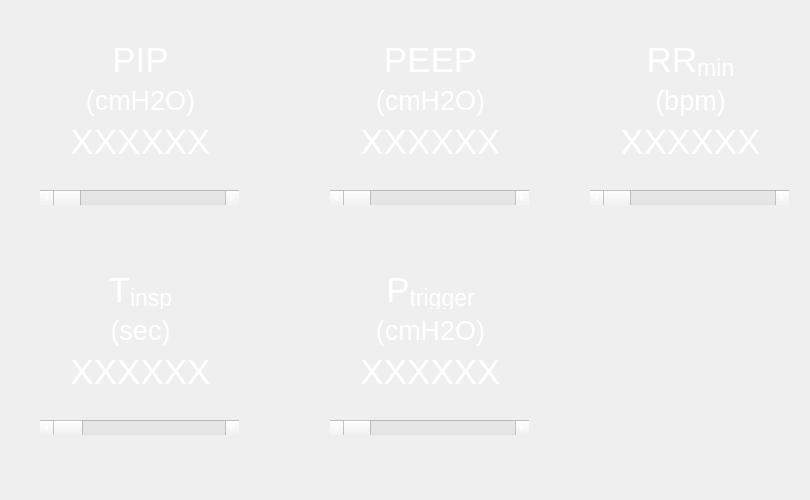
<?xml version="1.0" encoding="UTF-8"?>
<ui version="4.0">
 <class>Form</class>
 <widget class="QWidget" name="Form">
  <property name="geometry">
   <rect>
    <x>0</x>
    <y>0</y>
    <width>810</width>
    <height>500</height>
   </rect>
  </property>
  <property name="windowTitle">
   <string>Form</string>
  </property>
  <widget class="QWidget" name="layoutWidget">
   <property name="geometry">
    <rect>
     <x>590</x>
     <y>40</y>
     <width>201</width>
     <height>121</height>
    </rect>
   </property>
   <property name="styleSheet">
    <string notr="true">color: rgb(255, 255, 255);</string>
   </property>
   <layout class="QVBoxLayout" name="verticalLayout_10">
    <item>
     <widget class="QLabel" name="RR_label_set">
      <property name="font">
       <font>
        <family>Arial</family>
        <pointsize>26</pointsize>
       </font>
      </property>
      <property name="styleSheet">
       <string notr="true">color: rgb(255, 255, 255);</string>
      </property>
      <property name="text">
       <string>&lt;html&gt;&lt;head/&gt;&lt;body&gt;&lt;p&gt;RR&lt;span style=&quot; vertical-align:sub;&quot;&gt;min&lt;/span&gt;&lt;/p&gt;&lt;/body&gt;&lt;/html&gt;</string>
      </property>
      <property name="alignment">
       <set>Qt::AlignCenter</set>
      </property>
     </widget>
    </item>
    <item>
     <widget class="QLabel" name="setRR_units">
      <property name="font">
       <font>
        <family>Arial</family>
        <pointsize>20</pointsize>
       </font>
      </property>
      <property name="styleSheet">
       <string notr="true">color: rgb(255, 255, 255);</string>
      </property>
      <property name="text">
       <string>(bpm)</string>
      </property>
      <property name="alignment">
       <set>Qt::AlignCenter</set>
      </property>
     </widget>
    </item>
    <item>
     <widget class="QLabel" name="setRRvar_setting">
      <property name="font">
       <font>
        <family>Arial</family>
        <pointsize>26</pointsize>
       </font>
      </property>
      <property name="styleSheet">
       <string notr="true">color: rgb(255, 255, 255);</string>
      </property>
      <property name="text">
       <string>XXXXXX</string>
      </property>
      <property name="alignment">
       <set>Qt::AlignCenter</set>
      </property>
     </widget>
    </item>
   </layout>
  </widget>
  <widget class="QWidget" name="layoutWidget">
   <property name="geometry">
    <rect>
     <x>40</x>
     <y>270</y>
     <width>201</width>
     <height>121</height>
    </rect>
   </property>
   <property name="styleSheet">
    <string notr="true">color: rgb(255, 255, 255);</string>
   </property>
   <layout class="QVBoxLayout" name="verticalLayout_6">
    <item>
     <widget class="QLabel" name="Tinsp_label_set">
      <property name="font">
       <font>
        <family>Arial</family>
        <pointsize>26</pointsize>
       </font>
      </property>
      <property name="styleSheet">
       <string notr="true">color: rgb(255, 255, 255);</string>
      </property>
      <property name="text">
       <string>&lt;html&gt;&lt;head/&gt;&lt;body&gt;&lt;p&gt;T&lt;span style=&quot; vertical-align:sub;&quot;&gt;insp&lt;/span&gt;&lt;/p&gt;&lt;/body&gt;&lt;/html&gt;</string>
      </property>
      <property name="alignment">
       <set>Qt::AlignCenter</set>
      </property>
     </widget>
    </item>
    <item>
     <widget class="QLabel" name="setTinsp_units">
      <property name="font">
       <font>
        <family>Arial</family>
        <pointsize>20</pointsize>
       </font>
      </property>
      <property name="styleSheet">
       <string notr="true">color: rgb(255, 255, 255);</string>
      </property>
      <property name="text">
       <string>(sec)</string>
      </property>
      <property name="alignment">
       <set>Qt::AlignCenter</set>
      </property>
     </widget>
    </item>
    <item>
     <widget class="QLabel" name="setTinspvar_setting">
      <property name="font">
       <font>
        <family>Arial</family>
        <pointsize>26</pointsize>
       </font>
      </property>
      <property name="styleSheet">
       <string notr="true">color: rgb(255, 255, 255);</string>
      </property>
      <property name="text">
       <string>XXXXXX</string>
      </property>
      <property name="alignment">
       <set>Qt::AlignCenter</set>
      </property>
     </widget>
    </item>
   </layout>
  </widget>
  <widget class="QWidget" name="layoutWidget">
   <property name="geometry">
    <rect>
     <x>330</x>
     <y>40</y>
     <width>201</width>
     <height>121</height>
    </rect>
   </property>
   <property name="styleSheet">
    <string notr="true">color: rgb(255, 255, 255);</string>
   </property>
   <layout class="QVBoxLayout" name="verticalLayout_9">
    <item>
     <widget class="QLabel" name="PEEP_label_set">
      <property name="font">
       <font>
        <family>Arial</family>
        <pointsize>26</pointsize>
       </font>
      </property>
      <property name="styleSheet">
       <string notr="true">color: rgb(255, 255, 255);</string>
      </property>
      <property name="text">
       <string>PEEP</string>
      </property>
      <property name="alignment">
       <set>Qt::AlignCenter</set>
      </property>
     </widget>
    </item>
    <item>
     <widget class="QLabel" name="setPEEP_units">
      <property name="font">
       <font>
        <family>Arial</family>
        <pointsize>20</pointsize>
       </font>
      </property>
      <property name="styleSheet">
       <string notr="true">color: rgb(255, 255, 255);</string>
      </property>
      <property name="text">
       <string>(cmH2O)</string>
      </property>
      <property name="alignment">
       <set>Qt::AlignCenter</set>
      </property>
     </widget>
    </item>
    <item>
     <widget class="QLabel" name="setPEEPvar_setting">
      <property name="font">
       <font>
        <family>Arial</family>
        <pointsize>26</pointsize>
       </font>
      </property>
      <property name="styleSheet">
       <string notr="true">color: rgb(255, 255, 255);</string>
      </property>
      <property name="text">
       <string>XXXXXX</string>
      </property>
      <property name="alignment">
       <set>Qt::AlignCenter</set>
      </property>
     </widget>
    </item>
   </layout>
  </widget>
  <widget class="QWidget" name="layoutWidget">
   <property name="geometry">
    <rect>
     <x>40</x>
     <y>40</y>
     <width>201</width>
     <height>121</height>
    </rect>
   </property>
   <property name="styleSheet">
    <string notr="true">color: rgb(255, 255, 255);</string>
   </property>
   <layout class="QVBoxLayout" name="verticalLayout_7">
    <item>
     <widget class="QLabel" name="PIP_label_set">
      <property name="font">
       <font>
        <family>Arial</family>
        <pointsize>26</pointsize>
       </font>
      </property>
      <property name="styleSheet">
       <string notr="true">color: rgb(255, 255, 255);</string>
      </property>
      <property name="text">
       <string>PIP</string>
      </property>
      <property name="alignment">
       <set>Qt::AlignCenter</set>
      </property>
     </widget>
    </item>
    <item>
     <widget class="QLabel" name="setPIP_units">
      <property name="font">
       <font>
        <family>Arial</family>
        <pointsize>20</pointsize>
       </font>
      </property>
      <property name="styleSheet">
       <string notr="true">color: rgb(255, 255, 255);</string>
      </property>
      <property name="text">
       <string>(cmH2O)</string>
      </property>
      <property name="alignment">
       <set>Qt::AlignCenter</set>
      </property>
     </widget>
    </item>
    <item>
     <widget class="QLabel" name="setPIPvar_setting">
      <property name="font">
       <font>
        <family>Arial</family>
        <pointsize>26</pointsize>
       </font>
      </property>
      <property name="styleSheet">
       <string notr="true">color: rgb(255, 255, 255);</string>
      </property>
      <property name="text">
       <string>XXXXXX</string>
      </property>
      <property name="alignment">
       <set>Qt::AlignCenter</set>
      </property>
     </widget>
    </item>
   </layout>
  </widget>
  <widget class="QScrollBar" name="setTinspScrollBar">
   <property name="geometry">
    <rect>
     <x>40</x>
     <y>420</y>
     <width>199</width>
     <height>15</height>
    </rect>
   </property>
   <property name="styleSheet">
    <string notr="true">color: rgb(255, 255, 255);</string>
   </property>
   <property name="maximum">
    <number>10</number>
   </property>
   <property name="pageStep">
    <number>2</number>
   </property>
   <property name="value">
    <number>0</number>
   </property>
   <property name="orientation">
    <enum>Qt::Horizontal</enum>
   </property>
  </widget>
  <widget class="QScrollBar" name="setRRScrollBar">
   <property name="geometry">
    <rect>
     <x>590</x>
     <y>190</y>
     <width>199</width>
     <height>15</height>
    </rect>
   </property>
   <property name="styleSheet">
    <string notr="true">color: rgb(255, 255, 255);</string>
   </property>
   <property name="orientation">
    <enum>Qt::Horizontal</enum>
   </property>
  </widget>
  <widget class="QScrollBar" name="setPIPScrollBar">
   <property name="geometry">
    <rect>
     <x>40</x>
     <y>190</y>
     <width>199</width>
     <height>15</height>
    </rect>
   </property>
   <property name="styleSheet">
    <string notr="true">color: rgb(255, 255, 255);</string>
   </property>
   <property name="orientation">
    <enum>Qt::Horizontal</enum>
   </property>
  </widget>
  <widget class="QScrollBar" name="setPEEPScrollBar">
   <property name="geometry">
    <rect>
     <x>330</x>
     <y>190</y>
     <width>199</width>
     <height>15</height>
    </rect>
   </property>
   <property name="styleSheet">
    <string notr="true">color: rgb(255, 255, 255);</string>
   </property>
   <property name="orientation">
    <enum>Qt::Horizontal</enum>
   </property>
  </widget>
  <widget class="QWidget" name="layoutWidget_2">
   <property name="geometry">
    <rect>
     <x>330</x>
     <y>270</y>
     <width>201</width>
     <height>121</height>
    </rect>
   </property>
   <property name="styleSheet">
    <string notr="true">color: rgb(255, 255, 255);</string>
   </property>
   <layout class="QVBoxLayout" name="verticalLayout_11">
    <item>
     <widget class="QLabel" name="Ptriggerlabel_set">
      <property name="font">
       <font>
        <family>Arial</family>
        <pointsize>26</pointsize>
       </font>
      </property>
      <property name="styleSheet">
       <string notr="true">color: rgb(255, 255, 255);</string>
      </property>
      <property name="text">
       <string>&lt;html&gt;&lt;head/&gt;&lt;body&gt;&lt;p&gt;P&lt;span style=&quot; vertical-align:sub;&quot;&gt;trigger&lt;/span&gt;&lt;/p&gt;&lt;/body&gt;&lt;/html&gt;</string>
      </property>
      <property name="alignment">
       <set>Qt::AlignCenter</set>
      </property>
     </widget>
    </item>
    <item>
     <widget class="QLabel" name="setPtrigger_units">
      <property name="font">
       <font>
        <family>Arial</family>
        <pointsize>20</pointsize>
       </font>
      </property>
      <property name="styleSheet">
       <string notr="true">color: rgb(255, 255, 255);</string>
      </property>
      <property name="text">
       <string>(cmH2O)</string>
      </property>
      <property name="alignment">
       <set>Qt::AlignCenter</set>
      </property>
     </widget>
    </item>
    <item>
     <widget class="QLabel" name="setPtriggervar_setting">
      <property name="font">
       <font>
        <family>Arial</family>
        <pointsize>26</pointsize>
       </font>
      </property>
      <property name="styleSheet">
       <string notr="true">color: rgb(255, 255, 255);</string>
      </property>
      <property name="text">
       <string>XXXXXX</string>
      </property>
      <property name="alignment">
       <set>Qt::AlignCenter</set>
      </property>
     </widget>
    </item>
   </layout>
  </widget>
  <widget class="QScrollBar" name="setPtriggerScrollBar">
   <property name="geometry">
    <rect>
     <x>330</x>
     <y>420</y>
     <width>199</width>
     <height>15</height>
    </rect>
   </property>
   <property name="styleSheet">
    <string notr="true">color: rgb(255, 255, 255);</string>
   </property>
   <property name="orientation">
    <enum>Qt::Horizontal</enum>
   </property>
  </widget>
 </widget>
 <resources/>
 <connections/>
</ui>
